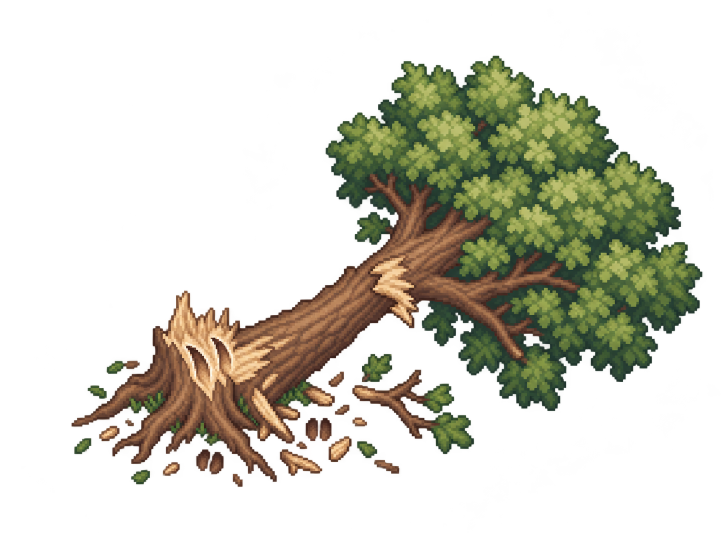
#> input picture assets/source/combat/millrace_fallen_tree_generated.png, 1448 x 1086 px, given in place of eldenmere_background_generated.png, which was not available (shown at 1/2 size)
$ python build_eldenmere_battlefield.py
#> lines starting #> are read from the running program, lines starting #| are printed output that depends on the picture; after the words box and inside, x2 and y2 are one past the last pixel; in counts of white or black regions, pixels touching at a corner belong together; pictures that were not available may be replaced by others from this repository, and a replacement may not be noted
"""Mechanically export imagegen-authored Eldenmere battle scenery.

No scenery is painted here. The complete source panorama is resized with nearest
neighbour sampling. The isolated grass cutout is alpha-trimmed and resized;
thresholding its alpha removes generation fringes at native sprite resolution.
"""

from __future__ import annotations

import hashlib
import json
from pathlib import Path

from PIL import Image


ROOT = Path(__file__).resolve().parents[1]
OUTPUT = ROOT / "assets/combat/eldenmere"
BACKGROUND_SOURCE = ROOT / "assets/source/combat/eldenmere_background_generated.png"
GRASS_SOURCE = ROOT / "assets/source/combat/eldenmere_grass_generated.png"
CANVAS = (480, 320)
GRASS_SIZE = (24, 12)


def source_record(path: Path) -> dict:
    with Image.open(path) as image:
        dimensions = list(image.size)
    return {
        "file": path.relative_to(ROOT).as_posix(),
        "sha256": hashlib.sha256(path.read_bytes()).hexdigest(),
        "dimensions": dimensions,
    }


def main() -> None:
    OUTPUT.mkdir(parents=True, exist_ok=True)
    with Image.open(BACKGROUND_SOURCE) as image:
#> image is the input picture: PIL image 1448x1086 RGBA; mean R, G, B, A 34.3, 33.2, 19.9, 75.3
        image.convert("RGB").resize(CANVAS, Image.Resampling.NEAREST).save(
            OUTPUT / "background.png"
        )
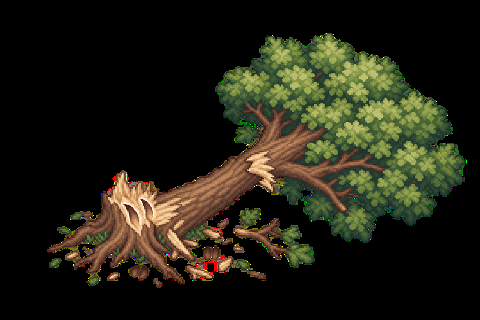
#> saved as background.png: PIL image 480x320 RGB; mean R, G, B 34.2, 33.2, 19.9
    with Image.open(GRASS_SOURCE) as image:
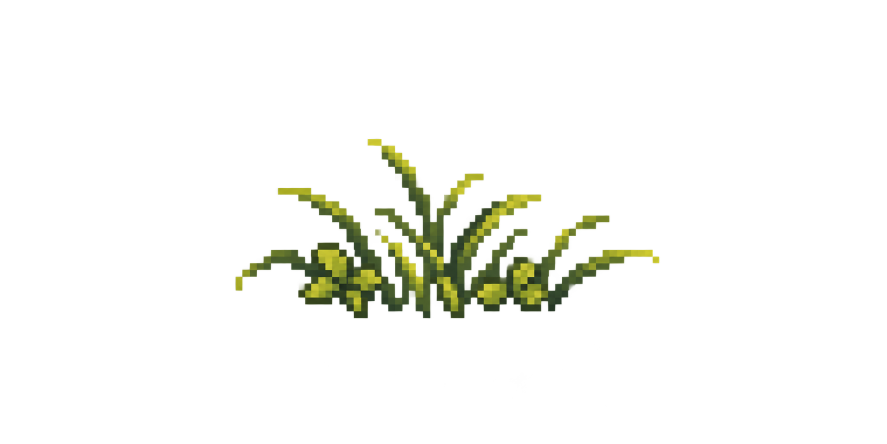
#> input picture assets/source/combat/eldenmere_grass_generated.png, 1774 x 887 px (shown at 1/2 size)
#> image is the input picture: PIL image 1774x887 RGBA; mean R, G, B, A 6.8, 7.8, 2.5, 13.7
        grass = image.convert("RGBA")
        alpha = grass.getchannel("A").point(lambda value: 255 if value >= 128 else 0)
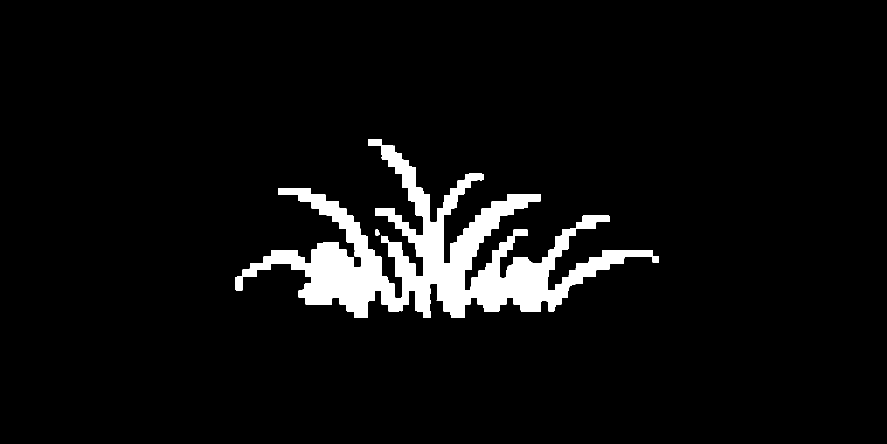
#> alpha: PIL image 1774x887 L (shown at 1/2 size); 5.5% white; 2 white regions, box (x1, y1, x2, y2) and area: (471, 278, 1318, 636) 85760, (751, 459, 759, 471) 86
        bounds = alpha.getbbox()
#> bounds = (471, 278, 1318, 636)
        if bounds is None:
            raise ValueError("Generated grass source has no opaque pixels")
        grass.putalpha(alpha)
        grass.crop(bounds).resize(GRASS_SIZE, Image.Resampling.NEAREST).save(
            OUTPUT / "grass.png"
        )
    metadata = {
        "id": "eldenmere_well_green",
        "canvas": list(CANVAS),
        "background": "background.png",
        "grass": "grass.png",
        "grass_size": list(GRASS_SIZE),
        "sources": {
            "background": source_record(BACKGROUND_SOURCE),
            "grass": source_record(GRASS_SOURCE),
        },
        "exporter": "tools/build_eldenmere_battlefield.py",
        "world_map": "eldenmere.playable",
        "encounter_position": [336, 900],
        "well_position": [528, 864],
        "notes": [
            "View across the village green west of Eldenmere's well.",
            "Quiet central fighting lane; foreground accents stay at the outer edges.",
            "No festival-state props, river or mill in this local view.",
        ],
    }
    (OUTPUT / "scene.json").write_text(json.dumps(metadata, indent=2) + "\n")


if __name__ == "__main__":
    main()
